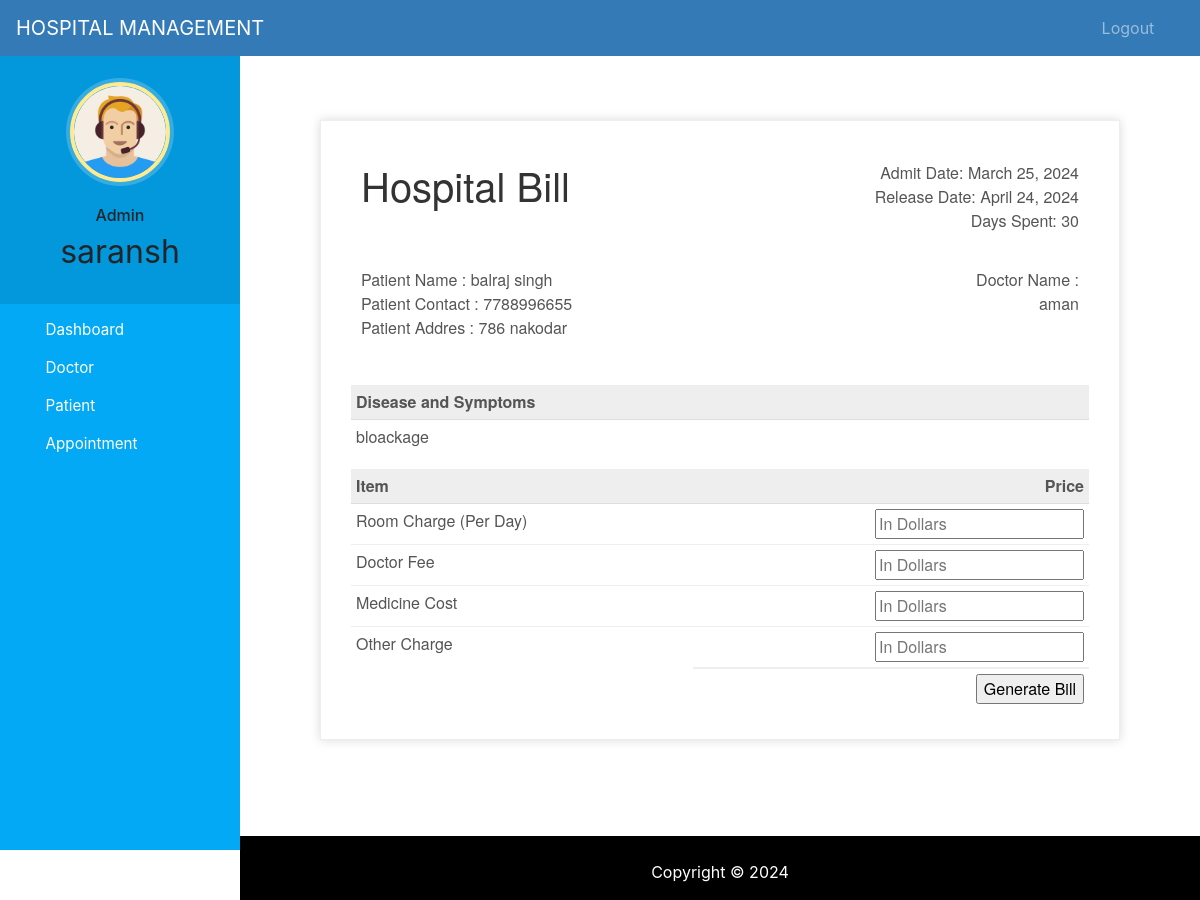
Page /discharge-patient/3 (signed in) on the committed database.
### hospital/models.py (models this page shows, shortened)
class Patient(models.Model):
    user=models.OneToOneField(User,on_delete=models.CASCADE)
    profile_pic= models.ImageField(upload_to='profile_pic/PatientProfilePic/',null=True,blank=True)
    address = models.CharField(max_length=40)
    licence = models.CharField(max_length=8,null=True) #added
    mobile = models.CharField(max_length=10,null=False)
    symptoms = models.CharField(max_length=100,null=False)
    assignedDoctorId = models.PositiveIntegerField(null=True)
    admitDate=models.DateField(auto_now=True)
    status=models.BooleanField(default=False)
    @property
    def get_name(self):
        return self.user.first_name+" "+self.user.last_name

### hospital/views.py (the view, shortened to what this page needs)
# urls.py: path('discharge-patient/<int:pk>', views.discharge_patient_view,name='discharge-patient'),
@login_required(login_url='adminlogin')
@user_passes_test(is_admin)
def discharge_patient_view(request,pk):
    patient=models.Patient.objects.get(id=pk)
    days=(date.today()-patient.admitDate) #2 days, 0:00:00
    assignedDoctor=models.User.objects.all().filter(id=patient.assignedDoctorId)
    d=days.days # only how many day that is 2
    patientDict={
        'patientId':pk,
        'name':patient.get_name,
        'mobile':patient.mobile,
        'address':patient.address,
        'symptoms':patient.symptoms,
        'admitDate':patient.admitDate,
        'todayDate':date.today(),
        'day':d,
        'assignedDoctorName':assignedDoctor[0].first_name,
    }
    return render(request,'hospital/patient_generate_bill.html',context=patientDict)

### hospital/views.py (called while the page is built)
def is_admin(user):
    return user.groups.filter(name='ADMIN').exists()

### templates/hospital/patient_generate_bill.html (shortened to what this page needs)
{% extends 'hospital/admin_base.html' %}
{% load static %}
{% block content %}
<head>
</head>
<br><br><br>
<div class="invoice-box">
  <table cellpadding="0" cellspacing="0">
    <tr class="top">
      <td colspan="2">
        <table>
          <tr>
            <td class="title">
              <h1>Hospital Bill</h1>
            </td>
            <td>
              Admit Date: {{admitDate}}<br>
              Release Date: {{todayDate}}<br>
              Days Spent: {{day}}
            </td>
          </tr>
        </table>
      </td>
    </tr>
    <tr class="information">
      <td colspan="2">
        <table>
          <tr>
            <td>
              Patient Name : {{name}}<br>
              Patient Contact : {{mobile}}<br>
              Patient Addres : {{address}}<br>
            </td>
            <td>
              Doctor Name :<br>
              {{assignedDoctorName}}<br>
            </td>
          </tr>
        </table>
      </td>
    </tr>
    <tr class="heading">
      <td>
        Disease and Symptoms
      </td>
      <td>
      </td>
    </tr>
    <tr class="details">
      <td>
        {{symptoms}}
      </td>
    </tr>
    <tr class="heading">
      <td>
        Item
      </td>
      <td>
        Price
      </td>
    </tr>
    <form method="post">
      <tr class="item">
        <td>
          Room Charge (Per Day)
        </td>
        <td>
          <input type="number" name="roomCharge" placeholder="In Dollars" value="">
        </td>
      </tr>
      <tr class="item">
        <td>
          Doctor Fee
        </td>
        <td>
          <input type="number" name="doctorFee" placeholder="In Dollars" value="">
        </td>
      </tr>
      <tr class="item">
        <td>
          Medicine Cost
        </td>
        <td>
          <input type="number" name="medicineCost" placeholder="In Dollars" value="">
        </td>
      </tr>
      <tr class="item last">
        <td>
          Other Charge
        </td>
        <td>
          <input type="number" name="OtherCharge" placeholder="In Dollars" value="">
        </td>
      </tr>
      <tr class="total">
        <td></td>
        <td>
          <input type="submit" name="submit" value="Generate Bill">
        </td>
      </tr>
    </form>
  </table>
</div>
{% endblock content %}

### templates/hospital/admin_base.html (shortened to what this page needs)
<!DOCTYPE html>
{% load static %}
<html lang="en">
<head>
  <link rel="stylesheet" href="https://stackpath.bootstrapcdn.com/bootstrap/4.3.1/css/bootstrap.min.css">
  <link rel="stylesheet" href="https://maxcdn.bootstrapcdn.com/font-awesome/4.7.0/css/font-awesome.min.css">
  <link rel="stylesheet" href="{% static '/style.css' %}">
</head>
<body>
  <nav class="menu" tabindex="0">
    <header class="avatar">
      <img src="{% static "images/adminpropic.png" %}" />
      <br><br>
      <h6>Admin</h6>
      <h2>{{request.user.first_name}}</h2>
    </header>
    <ul>
      <li tabindex="0" class="icon-dashboard"> <a style="color:white; text-decoration:none;" href="/admin-dashboard"><span>Dashboard</span></a> </li>
      <li tabindex="0" class="icon-customers"> <a style="color:white; text-decoration:none;" href="/admin-doctor"><span>Doctor</span></a></li>
      <li tabindex="0" class="icon-users"> <a style="color:white; text-decoration:none;" href="/admin-patient"><span>Patient</span></a></li>
      <li tabindex="0" class="icon-calendar"> <a style="color:white; text-decoration:none;" href="/admin-appointment"><span>Appointment</span></a></li>
    </ul>
  </nav>
  <main>
    <div class="bs-example">
      <nav class="navbar navbar-expand-md  navbar-dark fixed-top" style="background:#337AB7;">
        <a href="/admin-dashboard" class="navbar-brand">HOSPITAL MANAGEMENT</a>
        <div class="collapse navbar-collapse justify-content-between" id="navbarCollapse">
          <div class="navbar-nav" style=" margin-left: 90%;">
            <a href="/logout" class="nav-item nav-link">Logout</a>
          </div>
        </div>
      </nav>
    </div>
    <br><br>
    {% block content %}
    {% endblock content %}
    <br><br><br><br>
    <footer>
      <br>
      <div class="container">
        <div class="row">
          <div class="col-md-12 col-sm-12">
            <div style="color:#ffffff;" class="wow fadeInUp footer-copyright">
              <p>
                Copyright &copy; 2024 </p>
            </div>
          </div>
        </div>
      </div>
    </footer>
  </main>
</body>
</html>

### static/style.css (style rules this page uses)
body { padding-left: 240px; }
main { position: relative; height: 100vh; }
.menu { background: #5bc995; height: 100vh; width: 240px; position: fixed; top: 0px; left: 0; z-index: 5; outline: none; }
.menu .avatar { background: rgba(0, 0, 0, 0.1); padding: 2em 0.5em; text-align: center; }
.menu .avatar img { width: 100px; border-radius: 50%; overflow: hidden; border: 4px solid #ffea92; box-shadow: 0 0 0 4px rgba(255, 255, 255, 0.2); }
.menu .avatar h2 { font-weight: normal; margin-bottom: 0; }
.menu ul { list-style: none; padding: 0.5em 0; margin: 0; }
.menu ul li { padding: 0.5em 1em 0.5em 3em; font-size: 0.95em; font-weight: regular; background-repeat: no-repeat; background-position: left 15px center; background-size: auto 20px; transition: all 0.15s linear; cursor: pointer; }
.menu ul li.icon-dashboard { background-image: url("http://www.entypo.com/images//gauge.svg"); }
.menu ul li.icon-customers { background-image: url("http://www.entypo.com/images//briefcase.svg"); }
.menu ul li.icon-users { background-image: url("http://www.entypo.com/images//users.svg"); }
.menu ul li.icon-calendar { background-image: url("http://www.entypo.com/images//calendar.svg"); }

### templates/hospital/admin_base.html (style rules this page uses)
a:link { text-decoration: none; }
a { color: white; }
footer { padding: 0px 0px 0px 0px; background-color: black; margin: 0px; }
p { text-align: center; }
body { padding-left: 240px; }
main { position: relative; height: 100vh; }
.menu { background: #03a9f4; height: 100vh; width: 240px; position: fixed; top: 0px; left: 0; z-index: 5; outline: none; }
.menu .avatar { background: rgba(0, 0, 0, 0.1); padding: 2em 0.5em; text-align: center; }
.menu .avatar img { width: 100px; border-radius: 50%; overflow: hidden; border: 4px solid #ffea92; box-shadow: 0 0 0 4px rgba(255, 255, 255, 0.2); }
.menu .avatar h2 { font-weight: normal; margin-bottom: 0; }
.menu ul { list-style: none; padding: 0.5em 0; margin: 0; }
.menu ul li { padding: 0.5em 1em 0.5em 3em; font-size: 0.95em; font-weight: regular; background-repeat: no-repeat; background-position: left 15px center; background-size: auto 20px; transition: all 0.15s linear; cursor: pointer; }
.menu ul li.icon-dashboard { background-image: url("http://www.entypo.com/images//gauge.svg"); }
.menu ul li.icon-customers { background-image: url("http://www.entypo.com/images//briefcase.svg"); }
.menu ul li.icon-users { background-image: url("http://www.entypo.com/images//users.svg"); }
.menu ul li.icon-calendar { background-image: url("http://www.entypo.com/images//calendar.svg"); }

### templates/hospital/patient_generate_bill.html (style rules this page uses)
.invoice-box { max-width: 800px; margin: auto; padding: 30px; border: 1px solid #eee; box-shadow: 0 0 10px rgba(0, 0, 0, .15); font-size: 16px; line-height: 24px; font-family: 'Helvetica Neue', 'Helvetica', Helvetica, Arial, sans-serif; color: #555; }
.invoice-box table { width: 100%; line-height: inherit; text-align: left; }
.invoice-box table td { padding: 5px; vertical-align: top; }
.invoice-box table tr td:nth-child(2) { text-align: right; }
.invoice-box table tr.top table td { padding-bottom: 20px; }
.invoice-box table tr.top table td.title { font-size: 45px; line-height: 45px; color: #333; }
.invoice-box table tr.information table td { padding-bottom: 40px; }
.invoice-box table tr.heading td { background: #eee; border-bottom: 1px solid #ddd; font-weight: bold; }
.invoice-box table tr.details td { padding-bottom: 20px; }
.invoice-box table tr.item td { border-bottom: 1px solid #eee; }
.invoice-box table tr.item.last td { border-bottom: none; }
.invoice-box table tr.total td:nth-child(2) { border-top: 2px solid #eee; font-weight: bold; }
.menu { top: 50px; }

### rows in the picture
Patient: admitDate "March 25, 2024", mobile "7788996655", address "786 nakodar", symptoms "bloackage"

### other values in the picture
{{ request.user.first_name }} "saransh"
{{ name }} "balraj singh"
{{ assignedDoctorName }} "aman"
